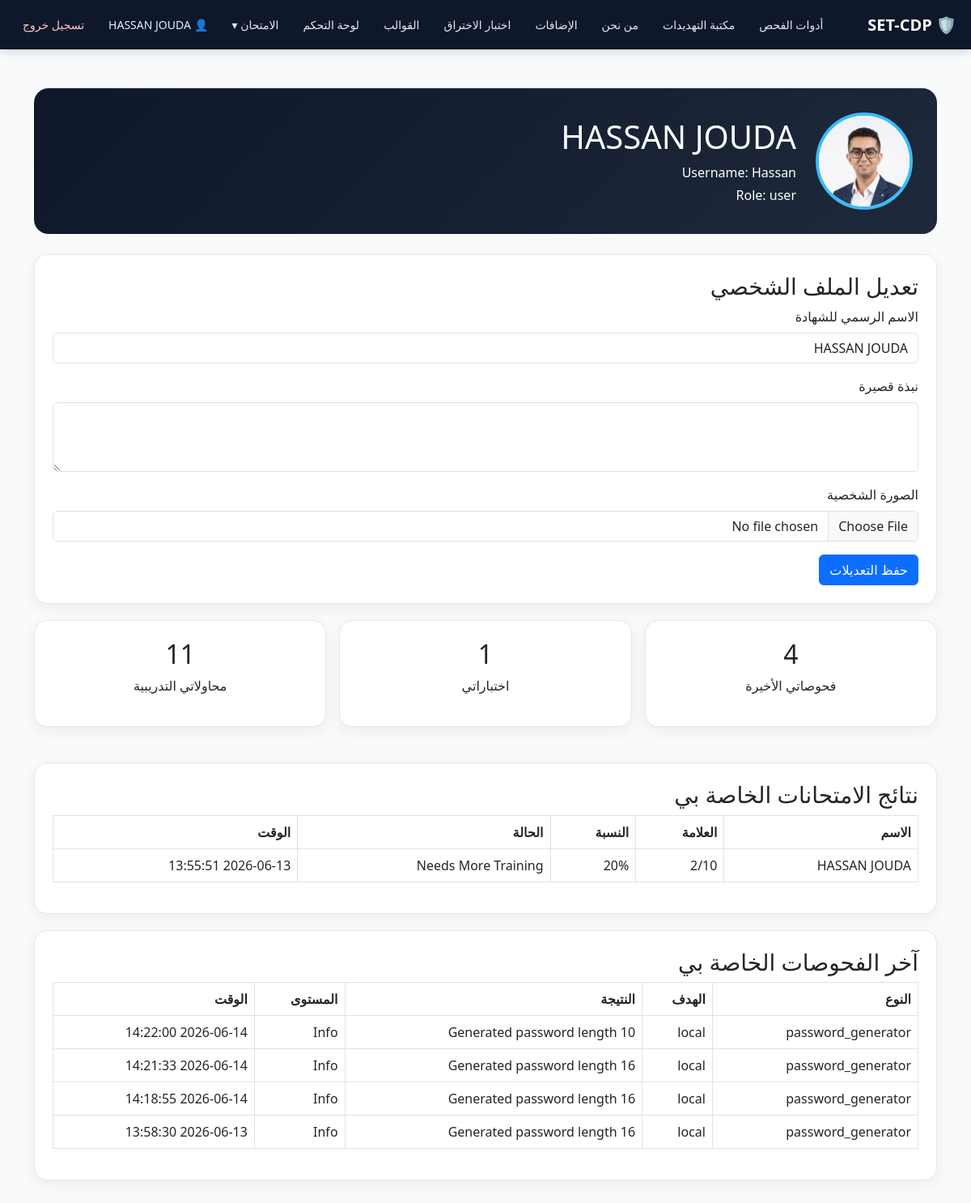
Screenshot of /profile (signed in) with the database file from the repository.
### tables this page shows
CREATE TABLE users (
        id INTEGER PRIMARY KEY AUTOINCREMENT,
        username TEXT UNIQUE,
        password_hash TEXT,
        role TEXT DEFAULT 'user',
        created_at TEXT
    , full_name TEXT, profile_image TEXT, bio TEXT);

CREATE TABLE quiz_results (
        id INTEGER PRIMARY KEY AUTOINCREMENT,
        student_name TEXT,
        score INTEGER,
        total INTEGER,
        percentage INTEGER,
        status TEXT,
        timestamp TEXT
    , user_id INTEGER);

CREATE TABLE scan_history (
        id INTEGER PRIMARY KEY AUTOINCREMENT,
        scan_type TEXT,
        target TEXT,
        result_summary TEXT,
        risk_level TEXT,
        timestamp TEXT
    , user_id INTEGER);

### app.py (the view, shortened to what this page needs)
@app.route("/profile", methods=["GET", "POST"])
@login_required
def profile():
    user_id = session.get("user_id")
    conn = get_db()
    user = conn.execute("SELECT * FROM users WHERE id = ?", (user_id,)).fetchone()
    scans = conn.execute("SELECT * FROM scan_history WHERE user_id = ? ORDER BY id DESC LIMIT 20", (user_id,)).fetchall()
    quizzes = conn.execute("SELECT * FROM quiz_results WHERE user_id = ? ORDER BY id DESC LIMIT 20", (user_id,)).fetchall()
    captures = conn.execute("SELECT * FROM captured_data WHERE user_id = ? ORDER BY id DESC LIMIT 20", (user_id,)).fetchall()
    conn.close()
    return render_template("profile.html", user=user, scans=scans, quizzes=quizzes, captures=captures)

### app.py (called while the page is built)
def login_required(f):
    @wraps(f)
    def wrapper(*args, **kwargs):
        if "user_id" not in session:
            return redirect(url_for("login"))
        return f(*args, **kwargs)
    return wrapper

def get_db():
    conn = sqlite3.connect(DB_PATH)
    conn.row_factory = sqlite3.Row
    return conn

### templates/profile.html (shortened to what this page needs)
<!doctype html>
<html lang="ar" dir="rtl">
<head>
  <link rel="stylesheet" href="/static/style.css">
  <link href="https://cdn.jsdelivr.net/npm/bootstrap@5.3.0/dist/css/bootstrap.rtl.min.css" rel="stylesheet">
</head>
<body>
{% include 'base_nav.html' %}
<main class="container py-5">
  <section class="profile-hero d-flex align-items-center gap-4 flex-wrap">
    {% if user.profile_image %}
      <img class="profile-img" src="/uploads/{{ user.profile_image }}">
    {% else %}
      <div class="profile-img d-flex align-items-center justify-content-center text-dark fw-bold">
        USER
      </div>
    {% endif %}
    <div>
      <h1>{{ user.full_name or user.username }}</h1>
      <p class="mb-1">Username: {{ user.username }}</p>
      <p class="mb-0">Role: {{ user.role }}</p>
    </div>
  </section>
  <section class="profile-card">
    <h3>تعديل الملف الشخصي</h3>
    <form method="post" enctype="multipart/form-data">
      <label class="form-label">الاسم الرسمي للشهادة</label>
      <input name="full_name" class="form-control mb-3" value="{{ user.full_name or '' }}" placeholder="مثال: Hassan Jouda" required>
      <label class="form-label">نبذة قصيرة</label>
      <textarea name="bio" class="form-control mb-3" rows="3">{{ user.bio or '' }}</textarea>
      <label class="form-label">الصورة الشخصية</label>
      <input name="profile_image" type="file" class="form-control mb-3" accept="image/png,image/jpeg,image/webp">
      <button class="btn btn-primary">حفظ التعديلات</button>
    </form>
  </section>
  <section class="row g-3 mb-4">
    <div class="col-md-4">
      <div class="profile-card text-center">
        <h2>{{ scans|length }}</h2>
        <p>فحوصاتي الأخيرة</p>
      </div>
    </div>
    <div class="col-md-4">
      <div class="profile-card text-center">
        <h2>{{ quizzes|length }}</h2>
        <p>اختباراتي</p>
      </div>
    </div>
    <div class="col-md-4">
      <div class="profile-card text-center">
        <h2>{{ captures|length }}</h2>
        <p>محاولاتي التدريبية</p>
      </div>
    </div>
  </section>
  <section class="profile-card">
    <h3>نتائج الامتحانات الخاصة بي</h3>
    <div class="table-responsive">
      <table class="table table-bordered">
        <thead>
          <tr>
            <th>الاسم</th>
            <th>العلامة</th>
            <th>النسبة</th>
            <th>الحالة</th>
            <th>الوقت</th>
          </tr>
        </thead>
        <tbody>
          {% for q in quizzes %}
          <tr>
            <td>{{ q.student_name }}</td>
            <td>{{ q.score }}/{{ q.total }}</td>
            <td>{{ q.percentage }}%</td>
            <td>{{ q.status }}</td>
            <td>{{ q.timestamp }}</td>
          </tr>
          {% else %}
          <tr>
            <td colspan="5" class="text-center text-muted">لا توجد نتائج بعد.</td>
          </tr>
          {% endfor %}
        </tbody>
      </table>
    </div>
  </section>
  <section class="profile-card">
    <h3>آخر الفحوصات الخاصة بي</h3>
    <div class="table-responsive">
      <table class="table table-bordered">
        <thead>
          <tr>
            <th>النوع</th>
            <th>الهدف</th>
            <th>النتيجة</th>
            <th>المستوى</th>
            <th>الوقت</th>
          </tr>
        </thead>
        <tbody>
          {% for s in scans %}
          <tr>
            <td>{{ s.scan_type }}</td>
            <td class="text-break">{{ s.target }}</td>
            <td>{{ s.result_summary }}</td>
            <td>{{ s.risk_level }}</td>
            <td>{{ s.timestamp }}</td>
          </tr>
          {% else %}
          <tr>
            <td colspan="5" class="text-center text-muted">لا توجد فحوصات بعد.</td>
          </tr>
          {% endfor %}
        </tbody>
      </table>
    </div>
  </section>
</main>
</body>
</html>

### static/style.css (style rules this page uses)
body { background:#f4f6f9;color:#1f2937 }
.form-control { border-radius:10px }
.btn { border-radius:10px }

### templates/profile.html (style rules this page uses)
body { background:#f8fafc; }
.profile-hero { background: linear-gradient(135deg, #0f172a, #1e293b); color: white; border-radius: 18px; padding: 30px; margin-bottom: 25px; }
.profile-img { width: 120px; height: 120px; border-radius: 50%; object-fit: cover; border: 4px solid #38bdf8; background: white; }
.profile-card { background: white; border-radius: 16px; padding: 22px; border: 1px solid #e5e7eb; box-shadow: 0 5px 18px rgba(0,0,0,0.06); margin-bottom: 20px; }

### rows the page displays
users: profile_image (picture), full_name "HASSAN JOUDA", username "Hassan", role "user"
quiz_results: student_name "HASSAN JOUDA", score "2", total "10", percentage "20", status "Needs More Training", timestamp "2026-06-13 13:55:51"
scan_history: scan_type "password_generator", target "local", result_summary "Generated password length 10", risk_level "Info", timestamp "2026-06-14 14:22:00"
scan_history: scan_type "password_generator", target "local", result_summary "Generated password length 16", risk_level "Info", timestamp "2026-06-14 14:21:33"
scan_history: scan_type "password_generator", target "local", result_summary "Generated password length 16", risk_level "Info", timestamp "2026-06-14 14:18:55"
scan_history: scan_type "password_generator", target "local", result_summary "Generated password length 16", risk_level "Info", timestamp "2026-06-13 13:58:30"

### other values shown
{{ session.get('full_name') or session.get('username') }} "HASSAN JOUDA"
{{ scans|length }} "4"
{{ quizzes|length }} "1"
{{ captures|length }} "11"
